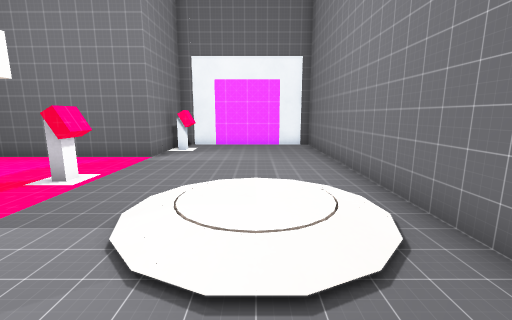
[1] (above)

12 first-person views from a walk through a level from a Godot 3-D game. The camera is 1.4 m above the floor, tilts 10° down and sees 90° across. The floor is counted in squares, 1 m on a side. Each view is taken from the middle of a square. On the plan, view 1 faces up. The plan holds only what a view shows up to about 13 squares ahead; the rest is blank. The place goes on beyond the plan. Some surface patterns are stand-ins.

[2]
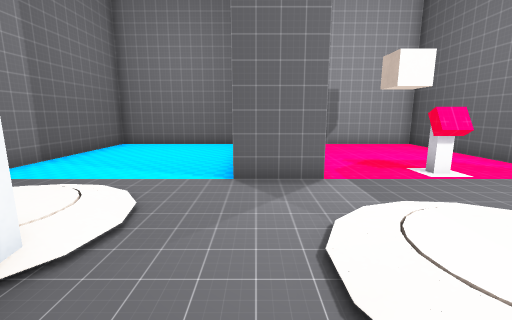

[3]
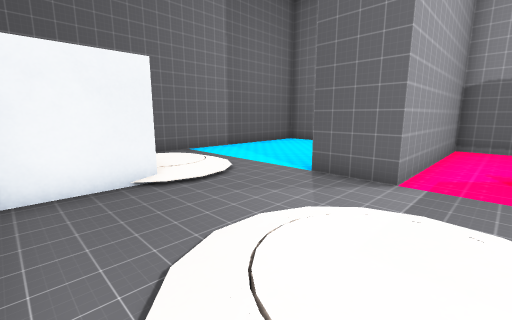

[4]
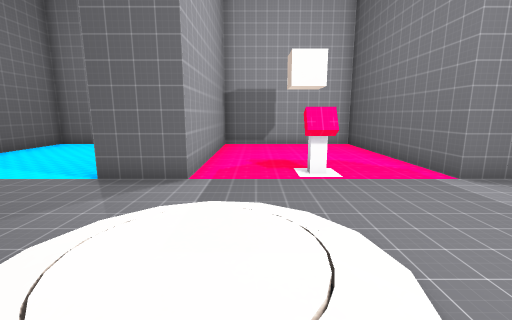

[5]
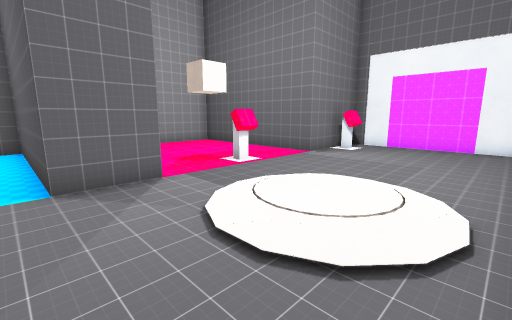

[6]
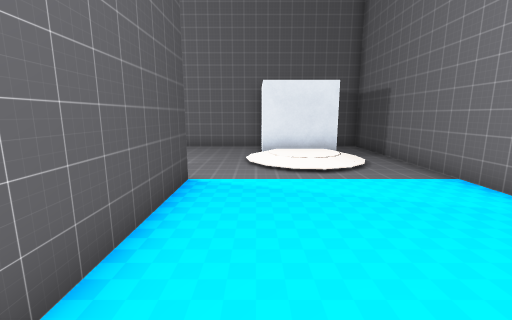

[7]
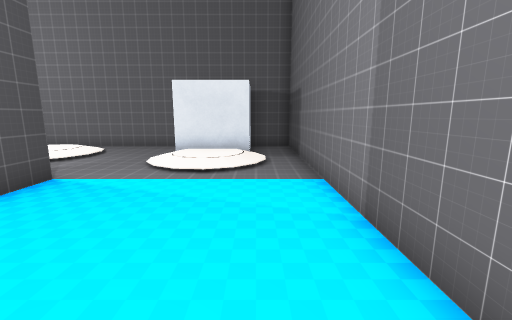

[8]
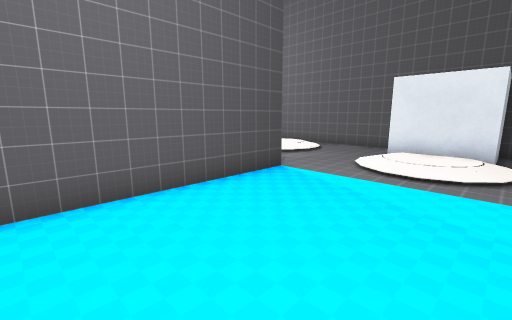

[9]
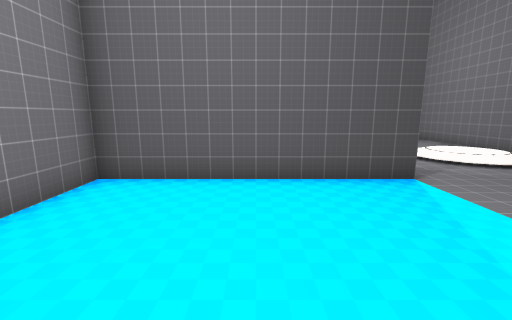

[10]
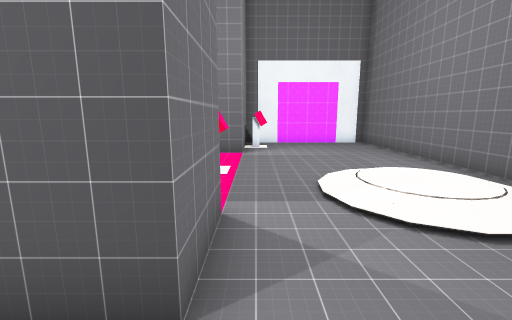

[11]
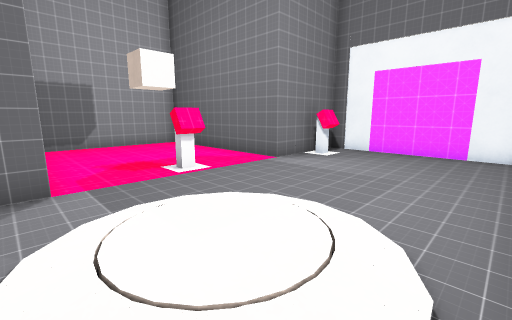

[12]
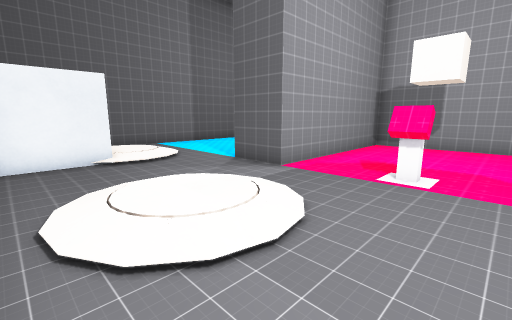

### Floor plan
Key: @ floor where view 1 was taken; # wall or solid block; . main floor; : floor 0.25 m higher than the main floor; / step, stairs or slope; B button.
Columns run from 11 left of view 1 to 3 right of it. Each row starts with its distance up from view 1.
 12         #######
 11        ##.....#
 10        ##.....#
  9 ########......#
  8 #.............#
  7 #.............#
  6 #......B......#
  5 #......B..///.#
  4 #.........  /.#
  3 #........./ /.#
  2 ########../:/.#
  1 ########......#
  0 #..........@..#
 -1 #........//####
 -2 #......../ #
 -3 #......../ #
 -4 #......../:####
 -5 #.............#
 -6 ###############

Where each view was taken, in squares from view 1:
view 1: 0 up, 0 right, facing up
view 2: 1 up, 2 right, facing left
view 3: 4 up, 2 right, facing down-left
view 4: 4 up, 2 right, facing left
view 5: 0 up, 2 right, facing up-left
view 6: 1 down, 9 left, facing right
view 7: 4 down, 9 left, facing right
view 8: 4 down, 9 left, facing up-right
view 9: 5 down, 7 left, facing up
view 10: 1 down, 3 left, facing up
view 11: 2 up, 2 right, facing up-left
view 12: 7 up, 2 right, facing down-left
